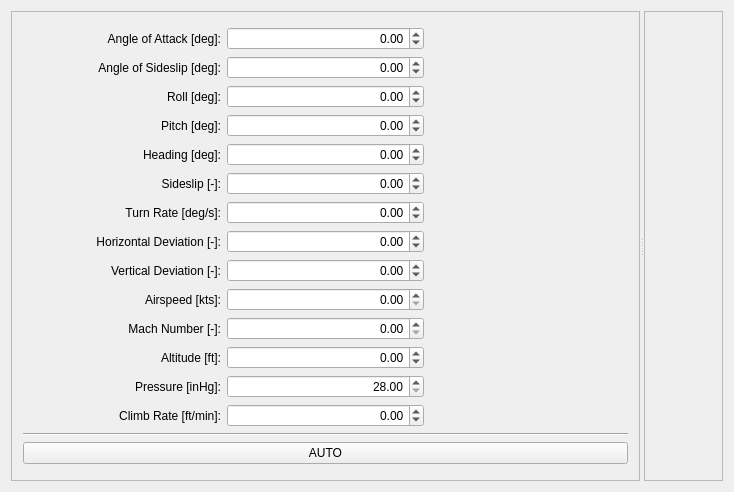
<?xml version="1.0" encoding="UTF-8"?>
<ui version="4.0">
 <class>MainWindow</class>
 <widget class="QMainWindow" name="MainWindow">
  <property name="geometry">
   <rect>
    <x>0</x>
    <y>0</y>
    <width>734</width>
    <height>492</height>
   </rect>
  </property>
  <property name="windowTitle">
   <string>QFlightInstruments Example</string>
  </property>
  <widget class="QWidget" name="centralWidget">
   <layout class="QGridLayout" name="gridLayout_5">
    <item row="0" column="0">
     <widget class="QSplitter" name="splitter">
      <property name="orientation">
       <enum>Qt::Horizontal</enum>
      </property>
      <widget class="QFrame" name="frame">
       <property name="sizePolicy">
        <sizepolicy hsizetype="Minimum" vsizetype="Preferred">
         <horstretch>0</horstretch>
         <verstretch>0</verstretch>
        </sizepolicy>
       </property>
       <property name="frameShape">
        <enum>QFrame::StyledPanel</enum>
       </property>
       <property name="frameShadow">
        <enum>QFrame::Raised</enum>
       </property>
       <layout class="QGridLayout" name="gridLayout_3">
        <item row="0" column="0">
         <layout class="QGridLayout" name="gridLayout">
          <item row="4" column="0">
           <widget class="QLabel" name="label_3">
            <property name="text">
             <string>Heading [deg]:</string>
            </property>
            <property name="alignment">
             <set>Qt::AlignRight|Qt::AlignTrailing|Qt::AlignVCenter</set>
            </property>
            <property name="buddy">
             <cstring>spinBoxHead</cstring>
            </property>
           </widget>
          </item>
          <item row="2" column="1">
           <widget class="QDoubleSpinBox" name="spinBoxRoll">
            <property name="alignment">
             <set>Qt::AlignRight|Qt::AlignTrailing|Qt::AlignVCenter</set>
            </property>
            <property name="minimum">
             <double>-180.000000000000000</double>
            </property>
            <property name="maximum">
             <double>180.000000000000000</double>
            </property>
           </widget>
          </item>
          <item row="2" column="0">
           <widget class="QLabel" name="label">
            <property name="text">
             <string>Roll [deg]:</string>
            </property>
            <property name="alignment">
             <set>Qt::AlignRight|Qt::AlignTrailing|Qt::AlignVCenter</set>
            </property>
            <property name="buddy">
             <cstring>spinBoxRoll</cstring>
            </property>
           </widget>
          </item>
          <item row="4" column="1">
           <widget class="QDoubleSpinBox" name="spinBoxHead">
            <property name="alignment">
             <set>Qt::AlignRight|Qt::AlignTrailing|Qt::AlignVCenter</set>
            </property>
            <property name="minimum">
             <double>-360.000000000000000</double>
            </property>
            <property name="maximum">
             <double>360.000000000000000</double>
            </property>
           </widget>
          </item>
          <item row="13" column="0">
           <widget class="QLabel" name="label_10">
            <property name="text">
             <string>Climb Rate [ft/min]:</string>
            </property>
            <property name="alignment">
             <set>Qt::AlignRight|Qt::AlignTrailing|Qt::AlignVCenter</set>
            </property>
            <property name="buddy">
             <cstring>spinBoxClimb</cstring>
            </property>
           </widget>
          </item>
          <item row="3" column="1">
           <widget class="QDoubleSpinBox" name="spinBoxPitch">
            <property name="alignment">
             <set>Qt::AlignRight|Qt::AlignTrailing|Qt::AlignVCenter</set>
            </property>
            <property name="minimum">
             <double>-90.000000000000000</double>
            </property>
            <property name="maximum">
             <double>90.000000000000000</double>
            </property>
           </widget>
          </item>
          <item row="11" column="1">
           <widget class="QDoubleSpinBox" name="spinBoxAlt">
            <property name="alignment">
             <set>Qt::AlignRight|Qt::AlignTrailing|Qt::AlignVCenter</set>
            </property>
            <property name="minimum">
             <double>-1000.000000000000000</double>
            </property>
            <property name="maximum">
             <double>99999.000000000000000</double>
            </property>
            <property name="singleStep">
             <double>10.000000000000000</double>
            </property>
           </widget>
          </item>
          <item row="5" column="0">
           <widget class="QLabel" name="label_4">
            <property name="text">
             <string>Sideslip [-]:</string>
            </property>
            <property name="alignment">
             <set>Qt::AlignRight|Qt::AlignTrailing|Qt::AlignVCenter</set>
            </property>
            <property name="buddy">
             <cstring>spinBoxSlip</cstring>
            </property>
           </widget>
          </item>
          <item row="3" column="0">
           <widget class="QLabel" name="label_2">
            <property name="text">
             <string>Pitch [deg]:</string>
            </property>
            <property name="alignment">
             <set>Qt::AlignRight|Qt::AlignTrailing|Qt::AlignVCenter</set>
            </property>
            <property name="buddy">
             <cstring>spinBoxPitch</cstring>
            </property>
           </widget>
          </item>
          <item row="7" column="0">
           <widget class="QLabel" name="label_6">
            <property name="text">
             <string>Horizontal Deviation [-]:</string>
            </property>
            <property name="alignment">
             <set>Qt::AlignRight|Qt::AlignTrailing|Qt::AlignVCenter</set>
            </property>
            <property name="buddy">
             <cstring>spinBoxDevH</cstring>
            </property>
           </widget>
          </item>
          <item row="10" column="0">
           <widget class="QLabel" name="label_11">
            <property name="text">
             <string>Mach Number [-]:</string>
            </property>
            <property name="alignment">
             <set>Qt::AlignRight|Qt::AlignTrailing|Qt::AlignVCenter</set>
            </property>
            <property name="buddy">
             <cstring>spinBoxMach</cstring>
            </property>
           </widget>
          </item>
          <item row="7" column="1">
           <widget class="QDoubleSpinBox" name="spinBoxDevH">
            <property name="alignment">
             <set>Qt::AlignRight|Qt::AlignTrailing|Qt::AlignVCenter</set>
            </property>
            <property name="minimum">
             <double>-1.000000000000000</double>
            </property>
            <property name="maximum">
             <double>1.000000000000000</double>
            </property>
            <property name="singleStep">
             <double>0.050000000000000</double>
            </property>
           </widget>
          </item>
          <item row="9" column="1">
           <widget class="QDoubleSpinBox" name="spinBoxSpeed">
            <property name="alignment">
             <set>Qt::AlignRight|Qt::AlignTrailing|Qt::AlignVCenter</set>
            </property>
            <property name="maximum">
             <double>9999.000000000000000</double>
            </property>
           </widget>
          </item>
          <item row="8" column="1">
           <widget class="QDoubleSpinBox" name="spinBoxDevV">
            <property name="alignment">
             <set>Qt::AlignRight|Qt::AlignTrailing|Qt::AlignVCenter</set>
            </property>
            <property name="minimum">
             <double>-1.000000000000000</double>
            </property>
            <property name="maximum">
             <double>1.000000000000000</double>
            </property>
            <property name="singleStep">
             <double>0.050000000000000</double>
            </property>
           </widget>
          </item>
          <item row="8" column="0">
           <widget class="QLabel" name="label_7">
            <property name="text">
             <string>Vertical Deviation [-]:</string>
            </property>
            <property name="alignment">
             <set>Qt::AlignRight|Qt::AlignTrailing|Qt::AlignVCenter</set>
            </property>
            <property name="buddy">
             <cstring>spinBoxDevV</cstring>
            </property>
           </widget>
          </item>
          <item row="10" column="1">
           <widget class="QDoubleSpinBox" name="spinBoxMach">
            <property name="alignment">
             <set>Qt::AlignRight|Qt::AlignTrailing|Qt::AlignVCenter</set>
            </property>
            <property name="maximum">
             <double>20.000000000000000</double>
            </property>
           </widget>
          </item>
          <item row="6" column="1">
           <widget class="QDoubleSpinBox" name="spinBoxTurn">
            <property name="alignment">
             <set>Qt::AlignRight|Qt::AlignTrailing|Qt::AlignVCenter</set>
            </property>
            <property name="minimum">
             <double>-7.000000000000000</double>
            </property>
            <property name="maximum">
             <double>7.000000000000000</double>
            </property>
            <property name="singleStep">
             <double>0.100000000000000</double>
            </property>
           </widget>
          </item>
          <item row="14" column="0" colspan="3">
           <widget class="Line" name="line">
            <property name="orientation">
             <enum>Qt::Horizontal</enum>
            </property>
           </widget>
          </item>
          <item row="12" column="0">
           <widget class="QLabel" name="label_12">
            <property name="text">
             <string>Pressure [inHg]:</string>
            </property>
            <property name="alignment">
             <set>Qt::AlignRight|Qt::AlignTrailing|Qt::AlignVCenter</set>
            </property>
            <property name="buddy">
             <cstring>spinBoxPress</cstring>
            </property>
           </widget>
          </item>
          <item row="12" column="1">
           <widget class="QDoubleSpinBox" name="spinBoxPress">
            <property name="alignment">
             <set>Qt::AlignRight|Qt::AlignTrailing|Qt::AlignVCenter</set>
            </property>
            <property name="minimum">
             <double>28.000000000000000</double>
            </property>
            <property name="maximum">
             <double>31.500000000000000</double>
            </property>
           </widget>
          </item>
          <item row="0" column="0">
           <widget class="QLabel" name="label_13">
            <property name="text">
             <string>Angle of Attack [deg]:</string>
            </property>
            <property name="alignment">
             <set>Qt::AlignRight|Qt::AlignTrailing|Qt::AlignVCenter</set>
            </property>
           </widget>
          </item>
          <item row="9" column="0">
           <widget class="QLabel" name="label_8">
            <property name="text">
             <string>Airspeed [kts]:</string>
            </property>
            <property name="alignment">
             <set>Qt::AlignRight|Qt::AlignTrailing|Qt::AlignVCenter</set>
            </property>
            <property name="buddy">
             <cstring>spinBoxSpeed</cstring>
            </property>
           </widget>
          </item>
          <item row="13" column="1">
           <widget class="QDoubleSpinBox" name="spinBoxClimb">
            <property name="alignment">
             <set>Qt::AlignRight|Qt::AlignTrailing|Qt::AlignVCenter</set>
            </property>
            <property name="minimum">
             <double>-650.000000000000000</double>
            </property>
            <property name="maximum">
             <double>650.000000000000000</double>
            </property>
            <property name="singleStep">
             <double>5.000000000000000</double>
            </property>
           </widget>
          </item>
          <item row="6" column="0">
           <widget class="QLabel" name="label_5">
            <property name="text">
             <string>Turn Rate [deg/s]:</string>
            </property>
            <property name="alignment">
             <set>Qt::AlignRight|Qt::AlignTrailing|Qt::AlignVCenter</set>
            </property>
            <property name="buddy">
             <cstring>spinBoxTurn</cstring>
            </property>
           </widget>
          </item>
          <item row="11" column="0">
           <widget class="QLabel" name="label_9">
            <property name="text">
             <string>Altitude [ft]:</string>
            </property>
            <property name="alignment">
             <set>Qt::AlignRight|Qt::AlignTrailing|Qt::AlignVCenter</set>
            </property>
            <property name="buddy">
             <cstring>spinBoxAlt</cstring>
            </property>
           </widget>
          </item>
          <item row="5" column="1">
           <widget class="QDoubleSpinBox" name="spinBoxSlip">
            <property name="alignment">
             <set>Qt::AlignRight|Qt::AlignTrailing|Qt::AlignVCenter</set>
            </property>
            <property name="minimum">
             <double>-1.000000000000000</double>
            </property>
            <property name="maximum">
             <double>1.000000000000000</double>
            </property>
            <property name="singleStep">
             <double>0.050000000000000</double>
            </property>
           </widget>
          </item>
          <item row="15" column="0" colspan="3">
           <widget class="QPushButton" name="pushButtonAuto">
            <property name="text">
             <string>AUTO</string>
            </property>
            <property name="checkable">
             <bool>true</bool>
            </property>
           </widget>
          </item>
          <item row="1" column="0">
           <widget class="QLabel" name="label_14">
            <property name="text">
             <string>Angle of Sideslip [deg]:</string>
            </property>
            <property name="alignment">
             <set>Qt::AlignRight|Qt::AlignTrailing|Qt::AlignVCenter</set>
            </property>
           </widget>
          </item>
          <item row="0" column="1">
           <widget class="QDoubleSpinBox" name="spinBoxAlpha">
            <property name="alignment">
             <set>Qt::AlignRight|Qt::AlignTrailing|Qt::AlignVCenter</set>
            </property>
            <property name="minimum">
             <double>-20.000000000000000</double>
            </property>
            <property name="maximum">
             <double>20.000000000000000</double>
            </property>
           </widget>
          </item>
          <item row="1" column="1">
           <widget class="QDoubleSpinBox" name="spinBoxBeta">
            <property name="alignment">
             <set>Qt::AlignRight|Qt::AlignTrailing|Qt::AlignVCenter</set>
            </property>
            <property name="minimum">
             <double>-15.000000000000000</double>
            </property>
            <property name="maximum">
             <double>15.000000000000000</double>
            </property>
           </widget>
          </item>
         </layout>
        </item>
       </layout>
      </widget>
      <widget class="QFrame" name="frame_2">
       <property name="frameShape">
        <enum>QFrame::StyledPanel</enum>
       </property>
       <property name="frameShadow">
        <enum>QFrame::Raised</enum>
       </property>
       <layout class="QGridLayout" name="gridLayout_4">
        <item row="0" column="0">
         <layout class="QGridLayout" name="gridLayout_2">
          <item row="0" column="0">
           <widget class="WidgetPFD" name="widgetPFD" native="true">
            <property name="sizePolicy">
             <sizepolicy hsizetype="Preferred" vsizetype="Preferred">
              <horstretch>2</horstretch>
              <verstretch>0</verstretch>
             </sizepolicy>
            </property>
           </widget>
          </item>
          <item row="0" column="1">
           <widget class="WidgetSix" name="widgetSix" native="true">
            <property name="sizePolicy">
             <sizepolicy hsizetype="Preferred" vsizetype="Preferred">
              <horstretch>3</horstretch>
              <verstretch>0</verstretch>
             </sizepolicy>
            </property>
           </widget>
          </item>
         </layout>
        </item>
       </layout>
      </widget>
     </widget>
    </item>
   </layout>
  </widget>
 </widget>
 <layoutdefault spacing="6" margin="11"/>
 <customwidgets>
  <customwidget>
   <class>WidgetPFD</class>
   <extends>QWidget</extends>
   <header>WidgetPFD.h</header>
   <container>1</container>
  </customwidget>
  <customwidget>
   <class>WidgetSix</class>
   <extends>QWidget</extends>
   <header>WidgetSix.h</header>
   <container>1</container>
  </customwidget>
 </customwidgets>
 <tabstops>
  <tabstop>spinBoxRoll</tabstop>
  <tabstop>spinBoxPitch</tabstop>
  <tabstop>spinBoxHead</tabstop>
  <tabstop>spinBoxSlip</tabstop>
  <tabstop>spinBoxTurn</tabstop>
  <tabstop>spinBoxDevH</tabstop>
  <tabstop>spinBoxDevV</tabstop>
  <tabstop>spinBoxSpeed</tabstop>
  <tabstop>spinBoxMach</tabstop>
  <tabstop>spinBoxAlt</tabstop>
  <tabstop>spinBoxPress</tabstop>
  <tabstop>spinBoxClimb</tabstop>
  <tabstop>pushButtonAuto</tabstop>
 </tabstops>
 <resources/>
 <connections/>
</ui>
